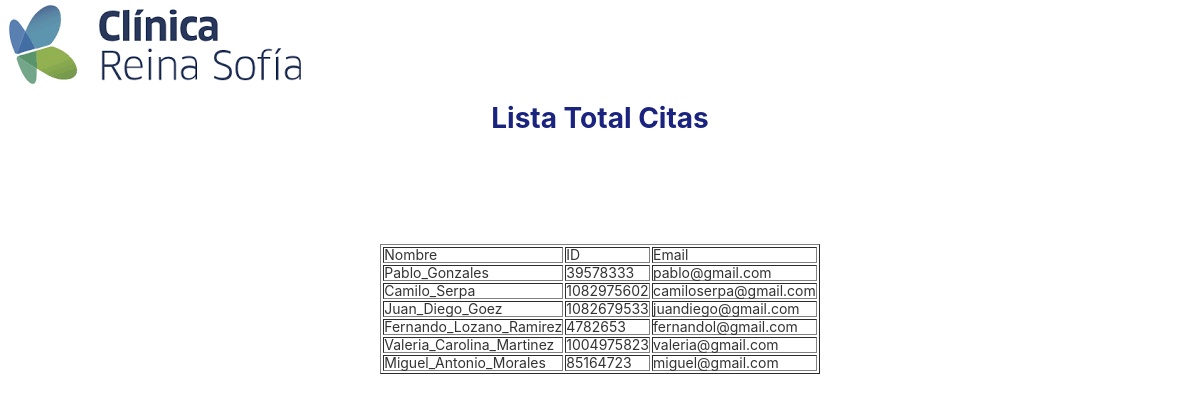
The page /listar-medicos (signed in) on the database its author committed.
### tables this page shows
CREATE TABLE medico (id INTEGER PRIMARY KEY AUTOINCREMENT NOT NULL, nombre VARCHAR (45) NOT NULL, tipo_doc VARCHAR (45) NOT NULL, num_doc INT NOT NULL, email VARCHAR (80) NOT NULL, password VARCHAR (60) NOT NULL, especialidad INT NOT NULL REFERENCES especialidad_medico (id));

### main.py (the view)
@app.route('/listar-medicos')
@login_required_admin
def listarMedicos():
    medicos = sql_select_medicos()
    return render_template('Listar_medico.html', medicos = medicos)

### db.py (called while the page is built)
def get_db():
    try:
        if 'db' not in g:
            print('conectada')
            g.db = sqlite3.connect('dbClinica.db')
        return g.db
    except Error:
        print(Error)

### main.py (called while the page is built)
def login_required_admin(view):
    @functools.wraps( view ) # toma una función utilizada en un decorador y añadir la funcionalidad de copiar el nombre de la función.
    def wrapped_viewp(**kwargsp):
        print("hola")
        if g.user_admin is None:
            return redirect( url_for( 'login' ) ) # si no tiene datos, lo envío a que se loguee
        return view( **kwargsp )
    return wrapped_viewp

@app.before_request
def cargar_paciente_registrado():
    print("entro en el before_request Paciente")
    id_usuario = session.get('id_usuario')
    if id_usuario is None:
        g.user = None
    else:
        g.user = get_db().execute(
                'SELECT id, tipo_doc, num_doc, email, password, nombre_ape, tipo_persona FROM pacientes WHERE id = ?'
                ,
                (id_usuario,)
            ).fetchone()

@app.before_request
def cargar_medico_registrado():
    print("entro en el before medico")
    id_medico = session.get('id_medico')
    if id_medico is None:
        g.user_medico = None
    else:
        g.user_medico = get_db().execute(
                'SELECT id, nombre, tipo_doc, num_doc, email, password, especialidad FROM medico WHERE id = ?'
                ,
                (id_medico,)
            ).fetchone()
    print('g.user_medico:', g.user_medico)

@app.before_request
def cargar_administrador_registrado():
    print("entro en el before_request_administrador")
    id_administrador = session.get('id_administrador')
    if id_administrador is None:
        g.user_admin = None
    else:
        g.user_admin = get_db().execute(
                'SELECT id, nombre, num_id, email, password, telefono FROM admin WHERE id = ?'
                ,
                (id_administrador,)
            ).fetchone()
    print('g.user_admin:', g.user_admin)

def sql_connection():
    try:
        conn = sqlite3.connect('dbClinica.db')
        print("¡Conexión OK!")
        return conn
    except Error:
        print(Error)

def sql_select_medicos():
    sql = "SELECT nombre, num_doc, email, especialidad FROM medico"
    conn = sql_connection()
    cursorObj = conn.cursor()
    cursorObj.execute(sql)
    medicos = cursorObj.fetchall()
    return medicos

### templates/listar_medico.html (shortened to what this page needs)
<!DOCTYPE html>
<html lang="en">
<head>
    <link rel="stylesheet" href="/static/css/detalle_cita.css" type="text/css">
</head>
<body>
    <figure>
        <img src="/static/img/logo_reina.png" alt="Logo" class="logo"/>
    </figure>
    <center>
    <br>
    <h1>Lista Total Citas</h1>
    <br>
    <br>
    <br>
    <br>
    <br>
    <br>
    <br>
    <br>
    </center>
        <center>
        <main>
            <table id="tabel" border="1">
                <tbody>
                <tr>
                    <td width="2">Nombre</td>
                    <td width="2">ID</td>
                    <td width="2">Email</td>
                </tr>
                {% for pro in medicos %}
                    <tr>
                        <td width="2">{% print(pro[0]) %}</td>
                        <td width="2">{% print(pro[1]) %}</td>
                        <td width="2">{% print(pro[2]) %}</td>
                    </tr>
                {% endfor %}
                </tbody>
            </table>
        </main>
        </center>
</body>
</html>

### static/css/detalle_cita.css (style rules this page uses)
*, *::after, *::before { margin: 0; padding: 0; box-sizing: border-box; }
html { -webkit-tap-highlight-color: rgba(0,0,0,0); -webkit-text-size-adjust: 100%; }
h1 { color: #1a237e; }
body { font-family: -apple-system, BlinkMacSystemFont, 'Segoe UI', Roboto, Oxygen, Ubuntu, Cantarell, 'Open Sans', 'Helvetica Neue', sans-serif; font-size: 14px; line-height: 1; color: #333; }

### rows shown on the page
medico: nombre "Pablo_Gonzales", num_doc "39578333", email "pablo@gmail.com"
medico: nombre "Camilo_Serpa", num_doc "1082975602", email "camiloserpa@gmail.com"
medico: nombre "Juan_Diego_Goez", num_doc "1082679533", email "juandiego@gmail.com"
medico: nombre "Fernando_Lozano_Ramirez", num_doc "4782653", email "fernandol@gmail.com"
medico: nombre "Valeria_Carolina_Martinez", num_doc "1004975823", email "valeria@gmail.com"
medico: nombre "Miguel_Antonio_Morales", num_doc "85164723", email "miguel@gmail.com"
